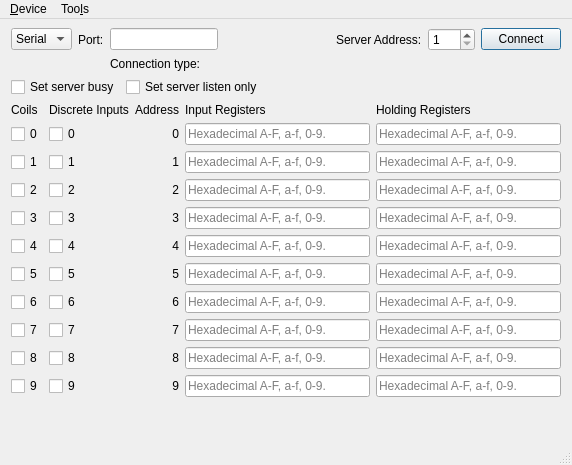
<?xml version="1.0" encoding="UTF-8"?>
<ui version="4.0">
 <class>MainWindow</class>
 <widget class="QMainWindow" name="MainWindow">
  <property name="geometry">
   <rect>
    <x>0</x>
    <y>0</y>
    <width>572</width>
    <height>465</height>
   </rect>
  </property>
  <property name="windowTitle">
   <string>Modbus Server Example</string>
  </property>
  <widget class="QWidget" name="centralWidget">
   <layout class="QVBoxLayout" name="verticalLayout">
    <property name="topMargin">
     <number>9</number>
    </property>
    <property name="bottomMargin">
     <number>0</number>
    </property>
    <item>
     <layout class="QGridLayout" name="gridLayout">
      <item row="0" column="3">
       <widget class="QLineEdit" name="portEdit">
        <property name="sizePolicy">
         <sizepolicy hsizetype="Preferred" vsizetype="Fixed">
          <horstretch>0</horstretch>
          <verstretch>0</verstretch>
         </sizepolicy>
        </property>
       </widget>
      </item>
      <item row="0" column="5">
       <widget class="QLabel" name="label_27">
        <property name="sizePolicy">
         <sizepolicy hsizetype="Maximum" vsizetype="Preferred">
          <horstretch>0</horstretch>
          <verstretch>0</verstretch>
         </sizepolicy>
        </property>
        <property name="text">
         <string>Server Address:</string>
        </property>
       </widget>
      </item>
      <item row="0" column="6">
       <widget class="QSpinBox" name="serverEdit">
        <property name="sizePolicy">
         <sizepolicy hsizetype="Maximum" vsizetype="Fixed">
          <horstretch>0</horstretch>
          <verstretch>0</verstretch>
         </sizepolicy>
        </property>
        <property name="minimum">
         <number>1</number>
        </property>
        <property name="maximum">
         <number>247</number>
        </property>
       </widget>
      </item>
      <item row="0" column="7">
       <widget class="QPushButton" name="connectButton">
        <property name="sizePolicy">
         <sizepolicy hsizetype="Maximum" vsizetype="Fixed">
          <horstretch>0</horstretch>
          <verstretch>0</verstretch>
         </sizepolicy>
        </property>
        <property name="text">
         <string>Connect</string>
        </property>
        <property name="checkable">
         <bool>false</bool>
        </property>
        <property name="autoDefault">
         <bool>false</bool>
        </property>
        <property name="default">
         <bool>true</bool>
        </property>
       </widget>
      </item>
      <item row="0" column="4">
       <spacer name="horizontalSpacer">
        <property name="orientation">
         <enum>Qt::Horizontal</enum>
        </property>
        <property name="sizeHint" stdset="0">
         <size>
          <width>40</width>
          <height>20</height>
         </size>
        </property>
       </spacer>
      </item>
      <item row="0" column="1">
       <widget class="QComboBox" name="connectType">
        <item>
         <property name="text">
          <string>Serial</string>
         </property>
        </item>
        <item>
         <property name="text">
          <string>TCP</string>
         </property>
        </item>
       </widget>
      </item>
      <item row="0" column="2">
       <widget class="QLabel" name="label_2">
        <property name="sizePolicy">
         <sizepolicy hsizetype="Maximum" vsizetype="Preferred">
          <horstretch>0</horstretch>
          <verstretch>0</verstretch>
         </sizepolicy>
        </property>
        <property name="text">
         <string>Port:</string>
        </property>
       </widget>
      </item>
      <item row="1" column="3">
       <widget class="QLabel" name="label">
        <property name="text">
         <string>Connection type:</string>
        </property>
       </widget>
      </item>
     </layout>
    </item>
    <item>
     <layout class="QHBoxLayout" name="horizontalLayout">
      <item>
       <widget class="QCheckBox" name="setBusyBox">
        <property name="text">
         <string>Set server busy</string>
        </property>
       </widget>
      </item>
      <item>
       <widget class="QCheckBox" name="listenOnlyBox">
        <property name="text">
         <string>Set server listen only</string>
        </property>
       </widget>
      </item>
      <item>
       <spacer name="horizontalSpacer_2">
        <property name="orientation">
         <enum>Qt::Horizontal</enum>
        </property>
        <property name="sizeHint" stdset="0">
         <size>
          <width>40</width>
          <height>20</height>
         </size>
        </property>
       </spacer>
      </item>
     </layout>
    </item>
    <item>
     <spacer name="verticalSpacer">
      <property name="orientation">
       <enum>Qt::Vertical</enum>
      </property>
      <property name="sizeType">
       <enum>QSizePolicy::Maximum</enum>
      </property>
      <property name="sizeHint" stdset="0">
       <size>
        <width>20</width>
        <height>0</height>
       </size>
      </property>
     </spacer>
    </item>
    <item>
     <layout class="QGridLayout" name="gridLayout_2">
      <item row="3" column="1">
       <widget class="QCheckBox" name="disc_2">
        <property name="text">
         <string>2</string>
        </property>
       </widget>
      </item>
      <item row="3" column="2">
       <widget class="QLabel" name="label_23">
        <property name="text">
         <string>2</string>
        </property>
        <property name="alignment">
         <set>Qt::AlignRight|Qt::AlignTrailing|Qt::AlignVCenter</set>
        </property>
       </widget>
      </item>
      <item row="3" column="4">
       <widget class="QLineEdit" name="holdReg_2">
        <property name="maxLength">
         <number>32767</number>
        </property>
        <property name="placeholderText">
         <string>Hexadecimal A-F, a-f, 0-9.</string>
        </property>
       </widget>
      </item>
      <item row="4" column="0">
       <widget class="QCheckBox" name="coils_3">
        <property name="sizePolicy">
         <sizepolicy hsizetype="Maximum" vsizetype="Fixed">
          <horstretch>0</horstretch>
          <verstretch>0</verstretch>
         </sizepolicy>
        </property>
        <property name="text">
         <string>3</string>
        </property>
       </widget>
      </item>
      <item row="3" column="3">
       <widget class="QLineEdit" name="inReg_2">
        <property name="maxLength">
         <number>32767</number>
        </property>
        <property name="placeholderText">
         <string>Hexadecimal A-F, a-f, 0-9.</string>
        </property>
       </widget>
      </item>
      <item row="4" column="1">
       <widget class="QCheckBox" name="disc_3">
        <property name="text">
         <string>3</string>
        </property>
       </widget>
      </item>
      <item row="4" column="2">
       <widget class="QLabel" name="label_11">
        <property name="text">
         <string>3</string>
        </property>
        <property name="alignment">
         <set>Qt::AlignRight|Qt::AlignTrailing|Qt::AlignVCenter</set>
        </property>
       </widget>
      </item>
      <item row="4" column="3">
       <widget class="QLineEdit" name="inReg_3">
        <property name="maxLength">
         <number>32767</number>
        </property>
        <property name="placeholderText">
         <string>Hexadecimal A-F, a-f, 0-9.</string>
        </property>
       </widget>
      </item>
      <item row="5" column="0">
       <widget class="QCheckBox" name="coils_4">
        <property name="sizePolicy">
         <sizepolicy hsizetype="Maximum" vsizetype="Fixed">
          <horstretch>0</horstretch>
          <verstretch>0</verstretch>
         </sizepolicy>
        </property>
        <property name="text">
         <string>4</string>
        </property>
       </widget>
      </item>
      <item row="4" column="4">
       <widget class="QLineEdit" name="holdReg_3">
        <property name="maxLength">
         <number>32767</number>
        </property>
        <property name="placeholderText">
         <string>Hexadecimal A-F, a-f, 0-9.</string>
        </property>
       </widget>
      </item>
      <item row="5" column="1">
       <widget class="QCheckBox" name="disc_4">
        <property name="text">
         <string>4</string>
        </property>
       </widget>
      </item>
      <item row="5" column="2">
       <widget class="QLabel" name="label_8">
        <property name="text">
         <string>4</string>
        </property>
        <property name="alignment">
         <set>Qt::AlignRight|Qt::AlignTrailing|Qt::AlignVCenter</set>
        </property>
       </widget>
      </item>
      <item row="5" column="3">
       <widget class="QLineEdit" name="inReg_4">
        <property name="maxLength">
         <number>32767</number>
        </property>
        <property name="placeholderText">
         <string>Hexadecimal A-F, a-f, 0-9.</string>
        </property>
       </widget>
      </item>
      <item row="5" column="4">
       <widget class="QLineEdit" name="holdReg_4">
        <property name="maxLength">
         <number>32767</number>
        </property>
        <property name="placeholderText">
         <string>Hexadecimal A-F, a-f, 0-9.</string>
        </property>
       </widget>
      </item>
      <item row="6" column="0">
       <widget class="QCheckBox" name="coils_5">
        <property name="sizePolicy">
         <sizepolicy hsizetype="Maximum" vsizetype="Fixed">
          <horstretch>0</horstretch>
          <verstretch>0</verstretch>
         </sizepolicy>
        </property>
        <property name="text">
         <string>5</string>
        </property>
       </widget>
      </item>
      <item row="6" column="3">
       <widget class="QLineEdit" name="inReg_5">
        <property name="maxLength">
         <number>32767</number>
        </property>
        <property name="placeholderText">
         <string>Hexadecimal A-F, a-f, 0-9.</string>
        </property>
       </widget>
      </item>
      <item row="6" column="1">
       <widget class="QCheckBox" name="disc_5">
        <property name="text">
         <string>5</string>
        </property>
       </widget>
      </item>
      <item row="6" column="2">
       <widget class="QLabel" name="label_12">
        <property name="text">
         <string>5</string>
        </property>
        <property name="alignment">
         <set>Qt::AlignRight|Qt::AlignTrailing|Qt::AlignVCenter</set>
        </property>
       </widget>
      </item>
      <item row="6" column="4">
       <widget class="QLineEdit" name="holdReg_5">
        <property name="maxLength">
         <number>32767</number>
        </property>
        <property name="placeholderText">
         <string>Hexadecimal A-F, a-f, 0-9.</string>
        </property>
       </widget>
      </item>
      <item row="7" column="0">
       <widget class="QCheckBox" name="coils_6">
        <property name="sizePolicy">
         <sizepolicy hsizetype="Maximum" vsizetype="Fixed">
          <horstretch>0</horstretch>
          <verstretch>0</verstretch>
         </sizepolicy>
        </property>
        <property name="text">
         <string>6</string>
        </property>
       </widget>
      </item>
      <item row="1" column="4">
       <widget class="QLineEdit" name="holdReg_0">
        <property name="maxLength">
         <number>32767</number>
        </property>
        <property name="placeholderText">
         <string>Hexadecimal A-F, a-f, 0-9.</string>
        </property>
       </widget>
      </item>
      <item row="2" column="0">
       <widget class="QCheckBox" name="coils_1">
        <property name="sizePolicy">
         <sizepolicy hsizetype="Maximum" vsizetype="Fixed">
          <horstretch>0</horstretch>
          <verstretch>0</verstretch>
         </sizepolicy>
        </property>
        <property name="text">
         <string>1</string>
        </property>
       </widget>
      </item>
      <item row="2" column="1">
       <widget class="QCheckBox" name="disc_1">
        <property name="text">
         <string>1</string>
        </property>
       </widget>
      </item>
      <item row="2" column="2">
       <widget class="QLabel" name="label_22">
        <property name="text">
         <string>1</string>
        </property>
        <property name="alignment">
         <set>Qt::AlignRight|Qt::AlignTrailing|Qt::AlignVCenter</set>
        </property>
       </widget>
      </item>
      <item row="2" column="3">
       <widget class="QLineEdit" name="inReg_1">
        <property name="maxLength">
         <number>32767</number>
        </property>
        <property name="placeholderText">
         <string>Hexadecimal A-F, a-f, 0-9.</string>
        </property>
       </widget>
      </item>
      <item row="2" column="4">
       <widget class="QLineEdit" name="holdReg_1">
        <property name="maxLength">
         <number>32767</number>
        </property>
        <property name="placeholderText">
         <string>Hexadecimal A-F, a-f, 0-9.</string>
        </property>
       </widget>
      </item>
      <item row="3" column="0">
       <widget class="QCheckBox" name="coils_2">
        <property name="sizePolicy">
         <sizepolicy hsizetype="Maximum" vsizetype="Fixed">
          <horstretch>0</horstretch>
          <verstretch>0</verstretch>
         </sizepolicy>
        </property>
        <property name="text">
         <string>2</string>
        </property>
       </widget>
      </item>
      <item row="10" column="3">
       <widget class="QLineEdit" name="inReg_9">
        <property name="maxLength">
         <number>32767</number>
        </property>
        <property name="placeholderText">
         <string>Hexadecimal A-F, a-f, 0-9.</string>
        </property>
       </widget>
      </item>
      <item row="10" column="2">
       <widget class="QLabel" name="label_16">
        <property name="text">
         <string>9</string>
        </property>
        <property name="alignment">
         <set>Qt::AlignRight|Qt::AlignTrailing|Qt::AlignVCenter</set>
        </property>
       </widget>
      </item>
      <item row="10" column="1">
       <widget class="QCheckBox" name="disc_9">
        <property name="text">
         <string>9</string>
        </property>
       </widget>
      </item>
      <item row="10" column="4">
       <widget class="QLineEdit" name="holdReg_9">
        <property name="maxLength">
         <number>32767</number>
        </property>
        <property name="placeholderText">
         <string>Hexadecimal A-F, a-f, 0-9.</string>
        </property>
       </widget>
      </item>
      <item row="7" column="3">
       <widget class="QLineEdit" name="inReg_6">
        <property name="maxLength">
         <number>32767</number>
        </property>
        <property name="placeholderText">
         <string>Hexadecimal A-F, a-f, 0-9.</string>
        </property>
       </widget>
      </item>
      <item row="7" column="1">
       <widget class="QCheckBox" name="disc_6">
        <property name="text">
         <string>6</string>
        </property>
       </widget>
      </item>
      <item row="7" column="4">
       <widget class="QLineEdit" name="holdReg_6">
        <property name="maxLength">
         <number>32767</number>
        </property>
        <property name="placeholderText">
         <string>Hexadecimal A-F, a-f, 0-9.</string>
        </property>
       </widget>
      </item>
      <item row="8" column="0">
       <widget class="QCheckBox" name="coils_7">
        <property name="sizePolicy">
         <sizepolicy hsizetype="Maximum" vsizetype="Fixed">
          <horstretch>0</horstretch>
          <verstretch>0</verstretch>
         </sizepolicy>
        </property>
        <property name="text">
         <string>7</string>
        </property>
       </widget>
      </item>
      <item row="7" column="2">
       <widget class="QLabel" name="label_13">
        <property name="text">
         <string>6</string>
        </property>
        <property name="alignment">
         <set>Qt::AlignRight|Qt::AlignTrailing|Qt::AlignVCenter</set>
        </property>
       </widget>
      </item>
      <item row="8" column="1">
       <widget class="QCheckBox" name="disc_7">
        <property name="text">
         <string>7</string>
        </property>
       </widget>
      </item>
      <item row="8" column="3">
       <widget class="QLineEdit" name="inReg_7">
        <property name="maxLength">
         <number>32767</number>
        </property>
        <property name="placeholderText">
         <string>Hexadecimal A-F, a-f, 0-9.</string>
        </property>
       </widget>
      </item>
      <item row="8" column="2">
       <widget class="QLabel" name="label_14">
        <property name="text">
         <string>7</string>
        </property>
        <property name="alignment">
         <set>Qt::AlignRight|Qt::AlignTrailing|Qt::AlignVCenter</set>
        </property>
       </widget>
      </item>
      <item row="8" column="4">
       <widget class="QLineEdit" name="holdReg_7">
        <property name="maxLength">
         <number>32767</number>
        </property>
        <property name="placeholderText">
         <string>Hexadecimal A-F, a-f, 0-9.</string>
        </property>
       </widget>
      </item>
      <item row="9" column="0">
       <widget class="QCheckBox" name="coils_8">
        <property name="sizePolicy">
         <sizepolicy hsizetype="Maximum" vsizetype="Fixed">
          <horstretch>0</horstretch>
          <verstretch>0</verstretch>
         </sizepolicy>
        </property>
        <property name="text">
         <string>8</string>
        </property>
       </widget>
      </item>
      <item row="9" column="1">
       <widget class="QCheckBox" name="disc_8">
        <property name="text">
         <string>8</string>
        </property>
       </widget>
      </item>
      <item row="9" column="2">
       <widget class="QLabel" name="label_15">
        <property name="text">
         <string>8</string>
        </property>
        <property name="alignment">
         <set>Qt::AlignRight|Qt::AlignTrailing|Qt::AlignVCenter</set>
        </property>
       </widget>
      </item>
      <item row="9" column="3">
       <widget class="QLineEdit" name="inReg_8">
        <property name="maxLength">
         <number>32767</number>
        </property>
        <property name="placeholderText">
         <string>Hexadecimal A-F, a-f, 0-9.</string>
        </property>
       </widget>
      </item>
      <item row="10" column="0">
       <widget class="QCheckBox" name="coils_9">
        <property name="sizePolicy">
         <sizepolicy hsizetype="Maximum" vsizetype="Fixed">
          <horstretch>0</horstretch>
          <verstretch>0</verstretch>
         </sizepolicy>
        </property>
        <property name="text">
         <string>9</string>
        </property>
       </widget>
      </item>
      <item row="9" column="4">
       <widget class="QLineEdit" name="holdReg_8">
        <property name="maxLength">
         <number>32767</number>
        </property>
        <property name="placeholderText">
         <string>Hexadecimal A-F, a-f, 0-9.</string>
        </property>
       </widget>
      </item>
      <item row="0" column="1">
       <widget class="QLabel" name="discreteInputs">
        <property name="text">
         <string>Discrete Inputs</string>
        </property>
       </widget>
      </item>
      <item row="0" column="3">
       <widget class="QLabel" name="inputRegisters">
        <property name="text">
         <string>Input Registers</string>
        </property>
       </widget>
      </item>
      <item row="0" column="0">
       <widget class="QLabel" name="coils">
        <property name="sizePolicy">
         <sizepolicy hsizetype="Maximum" vsizetype="Preferred">
          <horstretch>0</horstretch>
          <verstretch>0</verstretch>
         </sizepolicy>
        </property>
        <property name="text">
         <string>Coils</string>
        </property>
       </widget>
      </item>
      <item row="0" column="2">
       <widget class="QLabel" name="address">
        <property name="text">
         <string>Address</string>
        </property>
        <property name="alignment">
         <set>Qt::AlignRight|Qt::AlignTrailing|Qt::AlignVCenter</set>
        </property>
       </widget>
      </item>
      <item row="0" column="4">
       <widget class="QLabel" name="holdingRegisters">
        <property name="text">
         <string>Holding Registers</string>
        </property>
       </widget>
      </item>
      <item row="1" column="0">
       <widget class="QCheckBox" name="coils_0">
        <property name="sizePolicy">
         <sizepolicy hsizetype="Maximum" vsizetype="Fixed">
          <horstretch>0</horstretch>
          <verstretch>0</verstretch>
         </sizepolicy>
        </property>
        <property name="text">
         <string>0</string>
        </property>
       </widget>
      </item>
      <item row="1" column="1">
       <widget class="QCheckBox" name="disc_0">
        <property name="text">
         <string>0</string>
        </property>
       </widget>
      </item>
      <item row="1" column="3">
       <widget class="QLineEdit" name="inReg_0">
        <property name="maxLength">
         <number>32767</number>
        </property>
        <property name="placeholderText">
         <string>Hexadecimal A-F, a-f, 0-9.</string>
        </property>
       </widget>
      </item>
      <item row="1" column="2">
       <widget class="QLabel" name="label_21">
        <property name="text">
         <string>0</string>
        </property>
        <property name="alignment">
         <set>Qt::AlignRight|Qt::AlignTrailing|Qt::AlignVCenter</set>
        </property>
       </widget>
      </item>
     </layout>
    </item>
    <item>
     <spacer name="verticalSpacer_2">
      <property name="orientation">
       <enum>Qt::Vertical</enum>
      </property>
      <property name="sizeType">
       <enum>QSizePolicy::MinimumExpanding</enum>
      </property>
      <property name="sizeHint" stdset="0">
       <size>
        <width>20</width>
        <height>0</height>
       </size>
      </property>
     </spacer>
    </item>
   </layout>
  </widget>
  <widget class="QStatusBar" name="statusBar"/>
  <widget class="QMenuBar" name="menuBar">
   <property name="geometry">
    <rect>
     <x>0</x>
     <y>0</y>
     <width>572</width>
     <height>28</height>
    </rect>
   </property>
   <widget class="QMenu" name="menu_Device">
    <property name="title">
     <string>&amp;Device</string>
    </property>
    <addaction name="actionConnect"/>
    <addaction name="actionDisconnect"/>
    <addaction name="separator"/>
    <addaction name="actionExit"/>
   </widget>
   <widget class="QMenu" name="menuToo_ls">
    <property name="title">
     <string>Too&amp;ls</string>
    </property>
    <addaction name="actionOptions"/>
   </widget>
   <addaction name="menu_Device"/>
   <addaction name="menuToo_ls"/>
  </widget>
  <action name="actionConnect">
   <property name="icon">
    <iconset resource="slave.qrc">
     <normaloff>:/images/connect.png</normaloff>:/images/connect.png</iconset>
   </property>
   <property name="text">
    <string>&amp;Connect</string>
   </property>
  </action>
  <action name="actionDisconnect">
   <property name="icon">
    <iconset resource="slave.qrc">
     <normaloff>:/images/disconnect.png</normaloff>:/images/disconnect.png</iconset>
   </property>
   <property name="text">
    <string>&amp;Disconnect</string>
   </property>
  </action>
  <action name="actionExit">
   <property name="icon">
    <iconset resource="slave.qrc">
     <normaloff>:/images/application-exit.png</normaloff>:/images/application-exit.png</iconset>
   </property>
   <property name="text">
    <string>&amp;Quit</string>
   </property>
  </action>
  <action name="actionOptions">
   <property name="icon">
    <iconset resource="slave.qrc">
     <normaloff>:/images/settings.png</normaloff>:/images/settings.png</iconset>
   </property>
   <property name="text">
    <string>&amp;Options</string>
   </property>
  </action>
 </widget>
 <layoutdefault spacing="6" margin="11"/>
 <tabstops>
  <tabstop>connectType</tabstop>
  <tabstop>portEdit</tabstop>
  <tabstop>serverEdit</tabstop>
  <tabstop>connectButton</tabstop>
  <tabstop>coils_0</tabstop>
  <tabstop>disc_0</tabstop>
  <tabstop>inReg_0</tabstop>
  <tabstop>holdReg_0</tabstop>
  <tabstop>coils_1</tabstop>
  <tabstop>disc_1</tabstop>
  <tabstop>inReg_1</tabstop>
  <tabstop>holdReg_1</tabstop>
  <tabstop>coils_2</tabstop>
  <tabstop>disc_2</tabstop>
  <tabstop>inReg_2</tabstop>
  <tabstop>holdReg_2</tabstop>
  <tabstop>coils_3</tabstop>
  <tabstop>disc_3</tabstop>
  <tabstop>inReg_3</tabstop>
  <tabstop>holdReg_3</tabstop>
  <tabstop>coils_4</tabstop>
  <tabstop>disc_4</tabstop>
  <tabstop>inReg_4</tabstop>
  <tabstop>holdReg_4</tabstop>
  <tabstop>coils_5</tabstop>
  <tabstop>disc_5</tabstop>
  <tabstop>inReg_5</tabstop>
  <tabstop>holdReg_5</tabstop>
  <tabstop>coils_6</tabstop>
  <tabstop>disc_6</tabstop>
  <tabstop>inReg_6</tabstop>
  <tabstop>holdReg_6</tabstop>
  <tabstop>coils_7</tabstop>
  <tabstop>disc_7</tabstop>
  <tabstop>inReg_7</tabstop>
  <tabstop>holdReg_7</tabstop>
  <tabstop>coils_8</tabstop>
  <tabstop>disc_8</tabstop>
  <tabstop>inReg_8</tabstop>
  <tabstop>holdReg_8</tabstop>
  <tabstop>coils_9</tabstop>
  <tabstop>disc_9</tabstop>
  <tabstop>inReg_9</tabstop>
  <tabstop>holdReg_9</tabstop>
 </tabstops>
 <resources>
  <include location="slave.qrc"/>
 </resources>
 <connections/>
</ui>
